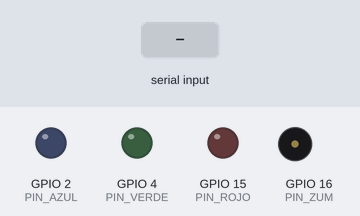
A sketch run on a simulated ESP32. Parts: output pins drawn as LEDs (lit = HIGH), buzzer (waves = sounding). The test bench sets the inputs (shaded band). Random numbers use the default seed unless the sketch sets one; what the sketch prints to the serial monitor is not drawn.

Above: at 1.2 s.
1.3 s: "30,150\n" received over Serial
At 3.6 s:
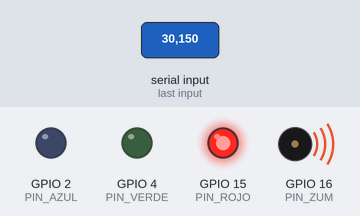
At 8.6 s:
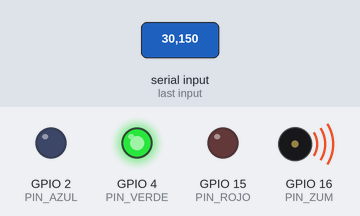
Timing chart, 0 to 34.8 s (numbered marks = the images above; inputs shaded):
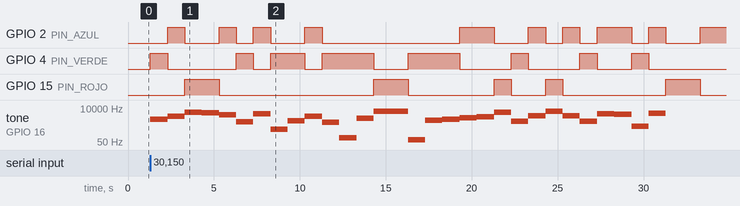

Measured:
- after the input at 1.3 s, GPIO 2 (PIN_AZUL): LOW → HIGH after 1.0 s, → LOW 1.0 s later, → HIGH 2.0 s later, → LOW 1.0 s later, … (19 changes in this stretch); GPIO 4 (PIN_VERDE): LOW → HIGH at once, → LOW 1.0 s later, → HIGH 4.0 s later, → LOW 1.0 s later, … (16 changes in this stretch)

The sketch:

asignacion17.ino
```cpp
#include <NoDelay.h>
#define BAUD_RATE 115200

const unsigned int PIN_ZUM = 16;
const long PAUSA = 1000;
const int FRECUENCIA = 2000;
const int CANAL_PWM = 0;
const int RESOLUCION = 8;
const unsigned int CICLO_TRABAJO = 127;
const int FREC_MIN = 250;
const int FREC_MAX = 5000;
const int PIN_ROJO = 15;
const int PIN_VERDE = 4;
const int PIN_AZUL = 2;

int notas[50];
int duraciones[50];
int num_notas = 0;

void setup() {
  ledcSetup(CANAL_PWM, FRECUENCIA, RESOLUCION);
  ledcAttachPin(PIN_ZUM, CANAL_PWM);
  pinMode(PIN_ROJO, OUTPUT);
  pinMode(PIN_VERDE, OUTPUT);
  pinMode(PIN_AZUL, OUTPUT);
  Serial.begin(BAUD_RATE);
}
void loop() {
  while (Serial.available() <= 0) {
  }

  num_notas = Serial.parseInt();

  for (int i = 0; i < num_notas; i++) {
    duraciones[i] = random(2, 65535);
  }
  for (int i = 0; i < num_notas; i++) {
    int frecuencia = duraciones[i];
    ledcWriteTone(CANAL_PWM, frecuencia/10);
    if (frecuencia >= 1 && frecuencia <= 21845) {
      digitalWrite(PIN_ROJO, LOW);
      digitalWrite(PIN_VERDE, HIGH);
      digitalWrite(PIN_AZUL, LOW);
    } else if (frecuencia > 21845 && frecuencia <= 43690) {
      digitalWrite(PIN_ROJO, LOW);
      digitalWrite(PIN_VERDE, LOW);
      digitalWrite(PIN_AZUL, HIGH);
    } else if (frecuencia > 43690 && frecuencia <= 65535) {
      digitalWrite(PIN_ROJO, HIGH);
      digitalWrite(PIN_VERDE, LOW);
      digitalWrite(PIN_AZUL, LOW);
    }
    delay(1000);
  }
  ledcWriteTone(CANAL_PWM, 0);
  digitalWrite(PIN_ROJO, LOW);
  digitalWrite(PIN_VERDE, LOW);
  digitalWrite(PIN_AZUL, LOW);
  Serial.println("FIN-REPRODUCCION");
}
```
